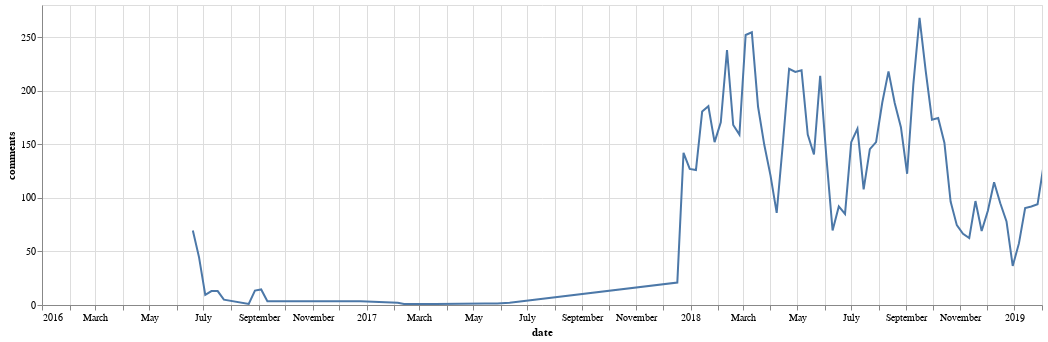

Notebook cell for this chart:
### Code cell
# Comment totals over time
all_user_data = user_data.reset_index().groupby('date').sum()['comments'].reset_index()
alt.Chart(data=all_user_data, width=1000).mark_line(clip=True).encode(
    x=alt.X('date', scale=alt.Scale(domain=["2016-01-01", "2019-02-01"])),
    y='comments',
)

### Figure 1 — Vega-Lite specification as saved in the notebook (floating-point values rounded to 4 significant figures)
{"$schema": "https://vega.github.io/schema/vega-lite/v2.6.0.json", "config": {"view": {"height": 300, "width": 400}}, "data": {"name": "data-6edc9f8cbc8580616bfd4175f89d1ba4"}, "datasets": {"data-6edc9f8cbc8580616bfd4175f89d1ba4": [{"comments": 69.5, "date": "2016-06-19T00:00:00"}, {"comments": 44.5, "date": "2016-06-26T00:00:00"}, {"comments": 9.5, "date": "2016-07-03T00:00:00"}, {"comments": 13.0, "date": "2016-07-10T00:00:00"}, {"comments": 13.0, "date": "2016-07-17T00:00:00"}, {"comments": 5.0, "date": "2016-07-24T00:00:00"}, {"comments": 1.0, "date": "2016-08-21T00:00:00"}, {"comments": 13.5, "date": "2016-08-28T00:00:00"}, {"comments": 14.5, "date": "2016-09-04T00:00:00"}, {"comments": 3.5, "date": "2016-09-11T00:00:00"}, {"comments": 3.5, "date": "2016-12-25T00:00:00"}, {"comments": 2.0, "date": "2017-02-05T00:00:00"}, {"comments": 1.0, "date": "2017-02-12T00:00:00"}, {"comments": 1.0, "date": "2017-03-19T00:00:00"}, {"comments": 1.5, "date": "2017-05-14T00:00:00"}, {"comments": 1.5, "date": "2017-05-28T00:00:00"}, {"comments": 2.0, "date": "2017-06-11T00:00:00"}, {"comments": 21.0, "date": "2017-12-17T00:00:00"}, {"comments": 142.0, "date": "2017-12-24T00:00:00"}, {"comments": 127.0, "date": "2017-12-31T00:00:00"}, {"comments": 126.0, "date": "2018-01-07T00:00:00"}, {"comments": 180.5, "date": "2018-01-14T00:00:00"}, {"comments": 185.5, "date": "2018-01-21T00:00:00"}, {"comments": 152.0, "date": "2018-01-28T00:00:00"}, {"comments": 170.5, "date": "2018-02-04T00:00:00"}, {"comments": 238.0, "date": "2018-02-11T00:00:00"}, {"comments": 168.0, "date": "2018-02-18T00:00:00"}, {"comments": 159.0, "date": "2018-02-25T00:00:00"}, {"comments": 252.0, "date": "2018-03-04T00:00:00"}, {"comments": 254.5, "date": "2018-03-11T00:00:00"}, {"comments": 185.0, "date": "2018-03-18T00:00:00"}, {"comments": 149.5, "date": "2018-03-25T00:00:00"}, {"comments": 121.0, "date": "2018-04-01T00:00:00"}, {"comments": 86.0, "date": "2018-04-08T00:00:00"}, {"comments": 151.0, "date": "2018-04-15T00:00:00"}, {"comments": 220.5, "date": "2018-04-22T00:00:00"}, {"comments": 217.5, "date": "2018-04-29T00:00:00"}, {"comments": 219.0, "date": "2018-05-06T00:00:00"}, {"comments": 159.0, "date": "2018-05-13T00:00:00"}, {"comments": 140.5, "date": "2018-05-20T00:00:00"}, {"comments": 214.0, "date": "2018-05-27T00:00:00"}, {"comments": 138.0, "date": "2018-06-03T00:00:00"}, {"comments": 69.5, "date": "2018-06-10T00:00:00"}, {"comments": 92.0, "date": "2018-06-17T00:00:00"}, {"comments": 85.0, "date": "2018-06-24T00:00:00"}, {"comments": 152.0, "date": "2018-07-01T00:00:00"}, {"comments": 164.5, "date": "2018-07-08T00:00:00"}, {"comments": 108.0, "date": "2018-07-15T00:00:00"}, {"comments": 145.5, "date": "2018-07-22T00:00:00"}, {"comments": 152.0, "date": "2018-07-29T00:00:00"}, {"comments": 189.0, "date": "2018-08-05T00:00:00"}, {"comments": 218.0, "date": "2018-08-12T00:00:00"}, {"comments": 188.5, "date": "2018-08-19T00:00:00"}, {"comments": 166.0, "date": "2018-08-26T00:00:00"}, {"comments": 122.5, "date": "2018-09-02T00:00:00"}, {"comments": 206.0, "date": "2018-09-09T00:00:00"}, {"comments": 268.0, "date": "2018-09-16T00:00:00"}, {"comments": 218.0, "date": "2018-09-23T00:00:00"}, {"comments": 173.0, "date": "2018-09-30T00:00:00"}, {"comments": 174.5, "date": "2018-10-07T00:00:00"}, {"comments": 151.5, "date": "2018-10-14T00:00:00"}, {"comments": 96.5, "date": "2018-10-21T00:00:00"}, {"comments": 74.5, "date": "2018-10-28T00:00:00"}, {"comments": 66.5, "date": "2018-11-04T00:00:00"}, {"comments": 62.5, "date": "2018-11-11T00:00:00"}, {"comments": 97.0, "date": "2018-11-18T00:00:00"}, {"comments": 69.0, "date": "2018-11-25T00:00:00"}, {"comments": 88.0, "date": "2018-12-02T00:00:00"}, {"comments": 114.5, "date": "2018-12-09T00:00:00"}, {"comments": 95.0, "date": "2018-12-16T00:00:00"}, {"comments": 78.0, "date": "2018-12-23T00:00:00"}, {"comments": 36.5, "date": "2018-12-30T00:00:00"}, {"comments": 57.5, "date": "2019-01-06T00:00:00"}, {"comments": 90.5, "date": "2019-01-13T00:00:00"}, {"comments": 92.0, "date": "2019-01-20T00:00:00"}, {"comments": 94.0, "date": "2019-01-27T00:00:00"}, {"comments": 131.5, "date": "2019-02-03T00:00:00"}, {"comments": 127.0, "date": "2019-02-10T00:00:00"}, {"comments": 124.5, "date": "2019-02-17T00:00:00"}]}, "encoding": {"x": {"field": "date", "scale": {"domain": ["2016-01-01", "2019-02-01"]}, "type": "temporal"}, "y": {"field": "comments", "type": "quantitative"}}, "mark": {"clip": true, "type": "line"}, "width": 1000}
